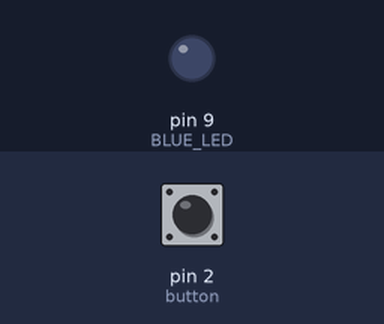
The sketch below on a simulated Arduino Uno, built with avr-gcc and run on an emulated ATmega328P. On the bench: output pins drawn as LEDs (lit = HIGH). The test bench sets the inputs (shaded band); at power-on: pin 2 (button) LOW.

Above: at 1.2 s.
1.3 s: pin 2 (button) pulled HIGH for 0.15 s
At 1.37 s:
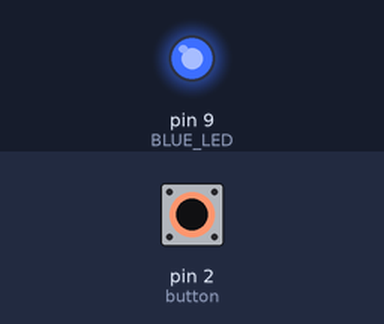
2.9 s: pin 2 (button) pulled HIGH for 3.2 s
At 7.1 s:
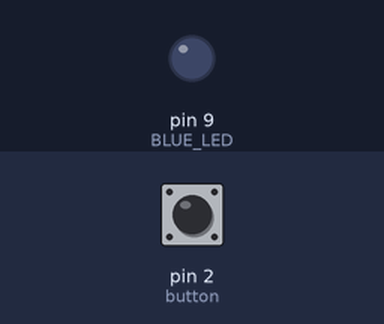
Timing chart, 0 to 8.6 s (numbered marks = the images above; inputs shaded):
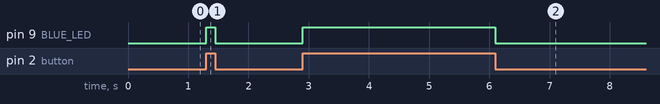

Measured:
- after the input at 1.3 s, pin 9 (BLUE_LED): LOW → HIGH at once, → LOW 0.15 s later
- after the input at 2.9 s, pin 9 (BLUE_LED): LOW → HIGH at once, → LOW 3.2 s later

The sketch:

blink.ino
```cpp
const int BLUE_LED = 9;
int button = 2;


void setup() {
  // put your setup code here, to run once:
  pinMode(BLUE_LED, OUTPUT);
  // pinMode(button, INPUT);


}

void loop() {
  // put your main code here, to run repeatedly:

  if (digitalRead(button) == HIGH) {
    digitalWrite(BLUE_LED, HIGH);
  }
  else {
    digitalWrite(BLUE_LED, LOW);
  }
}
```
